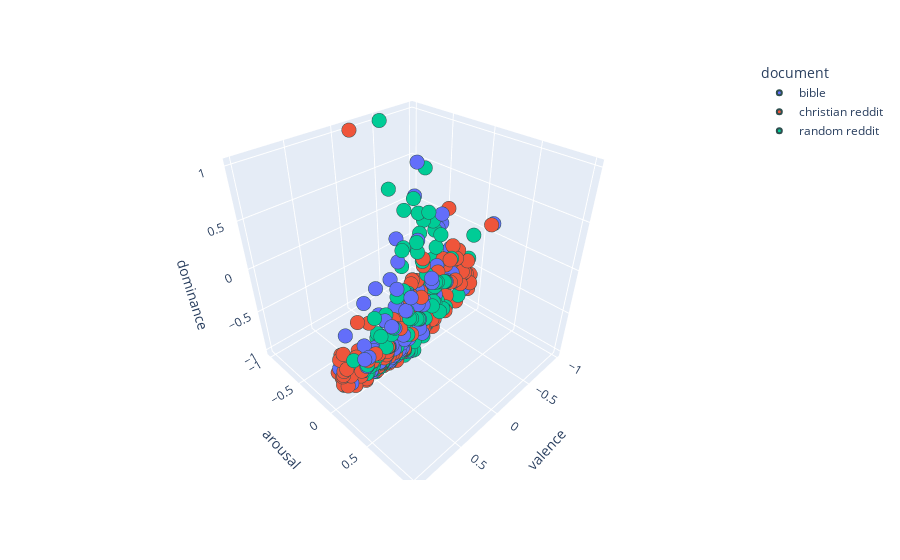

The notebook cell saved with this chart:
### Code cell
#visualising a sample of all the data
import plotly.express as px

vad_sample = VAD_all.sample(500)


fig = px.scatter_3d(vad_sample, x="valence", y="arousal", z='dominance', color="document")
fig.update_traces(marker=dict(size=5,
                              line=dict(width=2,
                                        color='DarkSlateGrey')),
                  selector=dict(mode='markers'))
fig.show()

### Figure 1 — Plotly figure (JSON) as saved in the notebook; plotly's stock layout.template omitted (floating-point values rounded to 4 significant figures; data arrays with more than 128 entries replaced by an {"elided": "..."} marker saying what was removed)
{"data": [{"hovertemplate": "document=bible<br>valence=%{x}<br>arousal=%{y}<br>dominance=%{z}<extra></extra>", "legendgroup": "bible", "marker": {"color": "#636efa", "line": {"color": "DarkSlateGrey", "width": 2}, "size": 5, "symbol": "circle"}, "mode": "markers", "name": "bible", "scene": "scene", "showlegend": true, "type": "scatter3d", "x": {"elided": "149 float values"}, "y": {"elided": "149 float values"}, "z": {"elided": "149 float values"}}, {"hovertemplate": "document=christian reddit<br>valence=%{x}<br>arousal=%{y}<br>dominance=%{z}<extra></extra>", "legendgroup": "christian reddit", "marker": {"color": "#EF553B", "line": {"color": "DarkSlateGrey", "width": 2}, "size": 5, "symbol": "circle"}, "mode": "markers", "name": "christian reddit", "scene": "scene", "showlegend": true, "type": "scatter3d", "x": {"elided": "163 float values"}, "y": {"elided": "163 float values"}, "z": {"elided": "163 float values"}}, {"hovertemplate": "document=random reddit<br>valence=%{x}<br>arousal=%{y}<br>dominance=%{z}<extra></extra>", "legendgroup": "random reddit", "marker": {"color": "#00cc96", "line": {"color": "DarkSlateGrey", "width": 2}, "size": 5, "symbol": "circle"}, "mode": "markers", "name": "random reddit", "scene": "scene", "showlegend": true, "type": "scatter3d", "x": {"elided": "188 float values"}, "y": {"elided": "188 float values"}, "z": {"elided": "188 float values"}}], "layout": {"legend": {"title": {"text": "document"}, "tracegroupgap": 0}, "margin": {"t": 60}, "scene": {"domain": {"x": [0, 1], "y": [0, 1]}, "xaxis": {"title": {"text": "valence"}}, "yaxis": {"title": {"text": "arousal"}}, "zaxis": {"title": {"text": "dominance"}}}}}
